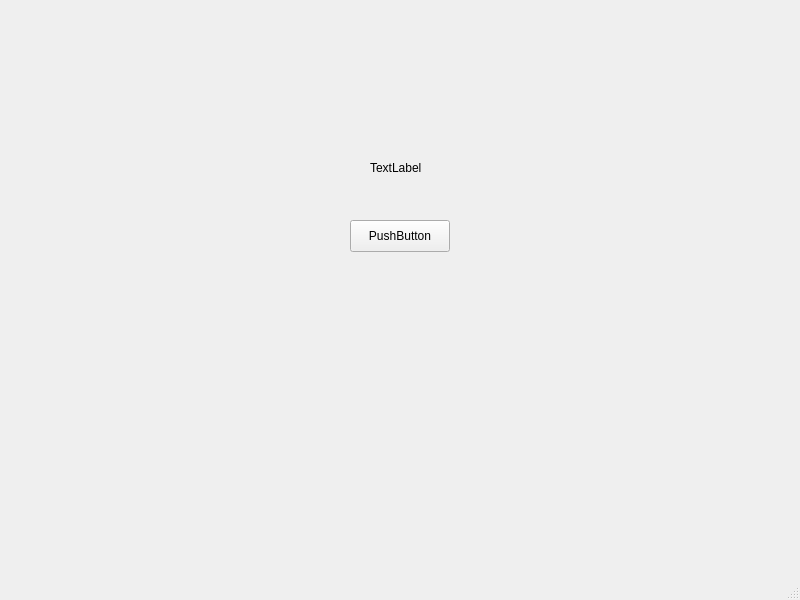
<?xml version="1.0" encoding="UTF-8"?>
<ui version="4.0">
 <class>MainWindow</class>
 <widget class="QMainWindow" name="MainWindow">
  <property name="geometry">
   <rect>
    <x>0</x>
    <y>0</y>
    <width>800</width>
    <height>600</height>
   </rect>
  </property>
  <property name="windowTitle">
   <string>MainWindow</string>
  </property>
  <widget class="QWidget" name="centralwidget">
   <widget class="QPushButton" name="pushButton">
    <property name="geometry">
     <rect>
      <x>350</x>
      <y>220</y>
      <width>100</width>
      <height>32</height>
     </rect>
    </property>
    <property name="text">
     <string>PushButton</string>
    </property>
   </widget>
   <widget class="QLabel" name="label">
    <property name="geometry">
     <rect>
      <x>370</x>
      <y>160</y>
      <width>58</width>
      <height>16</height>
     </rect>
    </property>
    <property name="text">
     <string>TextLabel</string>
    </property>
   </widget>
  </widget>
  <widget class="QMenuBar" name="menubar">
   <property name="geometry">
    <rect>
     <x>0</x>
     <y>0</y>
     <width>800</width>
     <height>33</height>
    </rect>
   </property>
  </widget>
  <widget class="QStatusBar" name="statusbar"/>
 </widget>
 <resources/>
 <connections/>
</ui>
